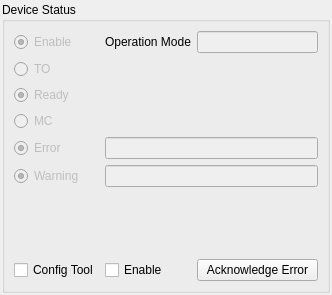
<?xml version="1.0" encoding="UTF-8"?>
<ui version="4.0">
 <class>H2Status</class>
 <widget class="QWidget" name="H2Status">
  <property name="windowModality">
   <enum>Qt::WindowModal</enum>
  </property>
  <property name="geometry">
   <rect>
    <x>0</x>
    <y>0</y>
    <width>332</width>
    <height>295</height>
   </rect>
  </property>
  <property name="sizePolicy">
   <sizepolicy hsizetype="Fixed" vsizetype="Expanding">
    <horstretch>0</horstretch>
    <verstretch>0</verstretch>
   </sizepolicy>
  </property>
  <property name="maximumSize">
   <size>
    <width>16777215</width>
    <height>16777215</height>
   </size>
  </property>
  <property name="windowTitle">
   <string>Form</string>
  </property>
  <layout class="QGridLayout" name="gridLayout">
   <property name="leftMargin">
    <number>2</number>
   </property>
   <property name="topMargin">
    <number>2</number>
   </property>
   <property name="rightMargin">
    <number>2</number>
   </property>
   <property name="bottomMargin">
    <number>2</number>
   </property>
   <item row="0" column="0">
    <widget class="QGroupBox" name="groupBox_9">
     <property name="title">
      <string>Device Status</string>
     </property>
     <layout class="QGridLayout" name="gridLayout_9">
      <item row="4" column="0">
       <widget class="QRadioButton" name="radError">
        <property name="enabled">
         <bool>false</bool>
        </property>
        <property name="text">
         <string>Error</string>
        </property>
        <property name="checked">
         <bool>true</bool>
        </property>
        <property name="autoExclusive">
         <bool>false</bool>
        </property>
       </widget>
      </item>
      <item row="1" column="0">
       <widget class="QRadioButton" name="radTo">
        <property name="enabled">
         <bool>false</bool>
        </property>
        <property name="text">
         <string>TO</string>
        </property>
        <property name="autoExclusive">
         <bool>false</bool>
        </property>
       </widget>
      </item>
      <item row="0" column="2">
       <widget class="QLineEdit" name="edtOpMode">
        <property name="enabled">
         <bool>false</bool>
        </property>
       </widget>
      </item>
      <item row="5" column="0">
       <widget class="QRadioButton" name="radWarning">
        <property name="enabled">
         <bool>false</bool>
        </property>
        <property name="text">
         <string>Warning</string>
        </property>
        <property name="checked">
         <bool>true</bool>
        </property>
        <property name="autoExclusive">
         <bool>false</bool>
        </property>
       </widget>
      </item>
      <item row="4" column="1" colspan="2">
       <widget class="QLineEdit" name="edtError">
        <property name="enabled">
         <bool>false</bool>
        </property>
       </widget>
      </item>
      <item row="5" column="1" colspan="2">
       <widget class="QLineEdit" name="edtWarning">
        <property name="enabled">
         <bool>false</bool>
        </property>
       </widget>
      </item>
      <item row="7" column="2">
       <widget class="QPushButton" name="btnAckError">
        <property name="text">
         <string>Acknowledge Error</string>
        </property>
       </widget>
      </item>
      <item row="7" column="1">
       <widget class="QCheckBox" name="chkPwr">
        <property name="text">
         <string>Enable</string>
        </property>
       </widget>
      </item>
      <item row="7" column="0">
       <widget class="QCheckBox" name="chkMct">
        <property name="text">
         <string>Config Tool</string>
        </property>
       </widget>
      </item>
      <item row="2" column="0">
       <widget class="QRadioButton" name="radReady">
        <property name="enabled">
         <bool>false</bool>
        </property>
        <property name="text">
         <string>Ready</string>
        </property>
        <property name="checked">
         <bool>true</bool>
        </property>
        <property name="autoExclusive">
         <bool>false</bool>
        </property>
       </widget>
      </item>
      <item row="0" column="0">
       <widget class="QRadioButton" name="radEn">
        <property name="enabled">
         <bool>false</bool>
        </property>
        <property name="text">
         <string>Enable</string>
        </property>
        <property name="checked">
         <bool>true</bool>
        </property>
        <property name="autoExclusive">
         <bool>false</bool>
        </property>
       </widget>
      </item>
      <item row="0" column="1">
       <widget class="QLabel" name="label">
        <property name="text">
         <string>Operation Mode</string>
        </property>
       </widget>
      </item>
      <item row="3" column="0">
       <widget class="QRadioButton" name="radMc">
        <property name="enabled">
         <bool>false</bool>
        </property>
        <property name="text">
         <string>MC</string>
        </property>
        <property name="autoExclusive">
         <bool>false</bool>
        </property>
       </widget>
      </item>
      <item row="6" column="1">
       <spacer name="verticalSpacer_2">
        <property name="orientation">
         <enum>Qt::Vertical</enum>
        </property>
        <property name="sizeHint" stdset="0">
         <size>
          <width>20</width>
          <height>40</height>
         </size>
        </property>
       </spacer>
      </item>
     </layout>
    </widget>
   </item>
  </layout>
 </widget>
 <resources/>
 <connections/>
</ui>
